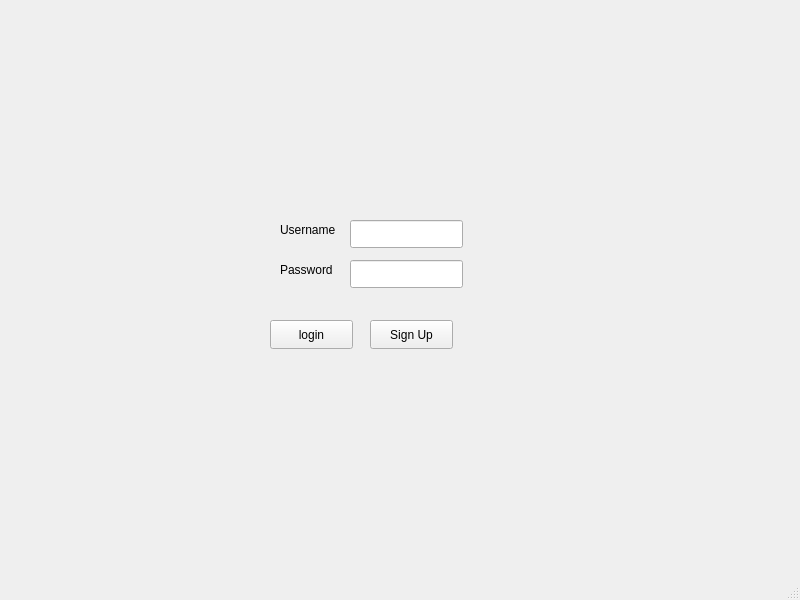
<?xml version="1.0" encoding="UTF-8"?>
<ui version="4.0">
 <class>MainWindow</class>
 <widget class="QMainWindow" name="MainWindow">
  <property name="geometry">
   <rect>
    <x>0</x>
    <y>0</y>
    <width>800</width>
    <height>600</height>
   </rect>
  </property>
  <property name="windowTitle">
   <string>MainWindow</string>
  </property>
  <widget class="QWidget" name="centralwidget">
   <widget class="QLabel" name="label">
    <property name="geometry">
     <rect>
      <x>280</x>
      <y>220</y>
      <width>71</width>
      <height>20</height>
     </rect>
    </property>
    <property name="text">
     <string>Username</string>
    </property>
   </widget>
   <widget class="QLabel" name="label_2">
    <property name="geometry">
     <rect>
      <x>280</x>
      <y>260</y>
      <width>71</width>
      <height>20</height>
     </rect>
    </property>
    <property name="text">
     <string>Password</string>
    </property>
   </widget>
   <widget class="QPushButton" name="loginButton">
    <property name="geometry">
     <rect>
      <x>270</x>
      <y>320</y>
      <width>83</width>
      <height>29</height>
     </rect>
    </property>
    <property name="text">
     <string>login</string>
    </property>
   </widget>
   <widget class="QLineEdit" name="usernameLineEdit">
    <property name="geometry">
     <rect>
      <x>350</x>
      <y>220</y>
      <width>113</width>
      <height>28</height>
     </rect>
    </property>
   </widget>
   <widget class="QLineEdit" name="passwordLineEdit">
    <property name="geometry">
     <rect>
      <x>350</x>
      <y>260</y>
      <width>113</width>
      <height>28</height>
     </rect>
    </property>
    <property name="echoMode">
     <enum>QLineEdit::EchoMode::Password</enum>
    </property>
   </widget>
   <widget class="QPushButton" name="signupButton">
    <property name="geometry">
     <rect>
      <x>370</x>
      <y>320</y>
      <width>83</width>
      <height>29</height>
     </rect>
    </property>
    <property name="text">
     <string>Sign Up</string>
    </property>
   </widget>
  </widget>
  <widget class="QMenuBar" name="menubar">
   <property name="geometry">
    <rect>
     <x>0</x>
     <y>0</y>
     <width>800</width>
     <height>25</height>
    </rect>
   </property>
  </widget>
  <widget class="QStatusBar" name="statusbar"/>
 </widget>
 <resources/>
 <connections/>
</ui>
